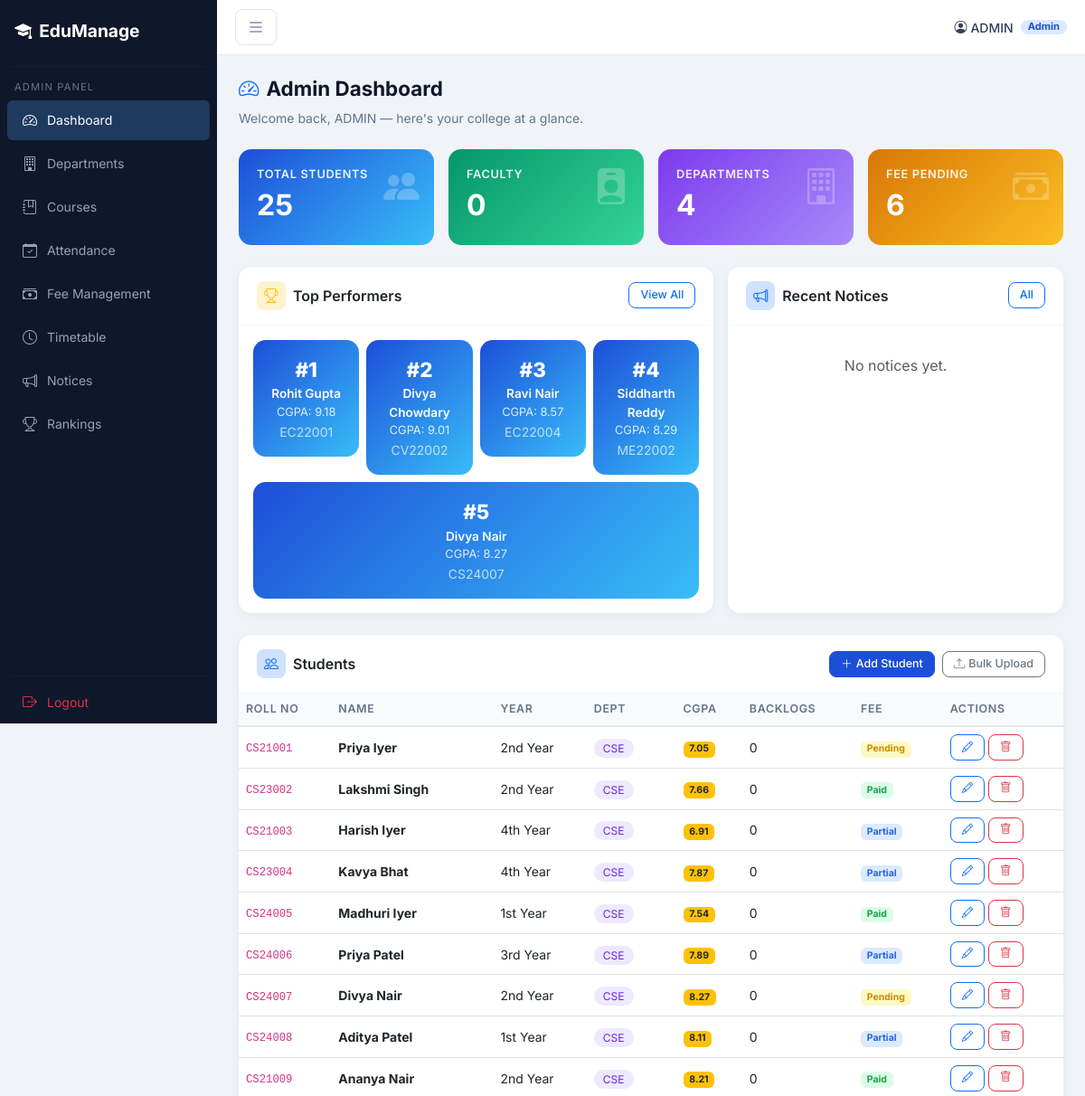
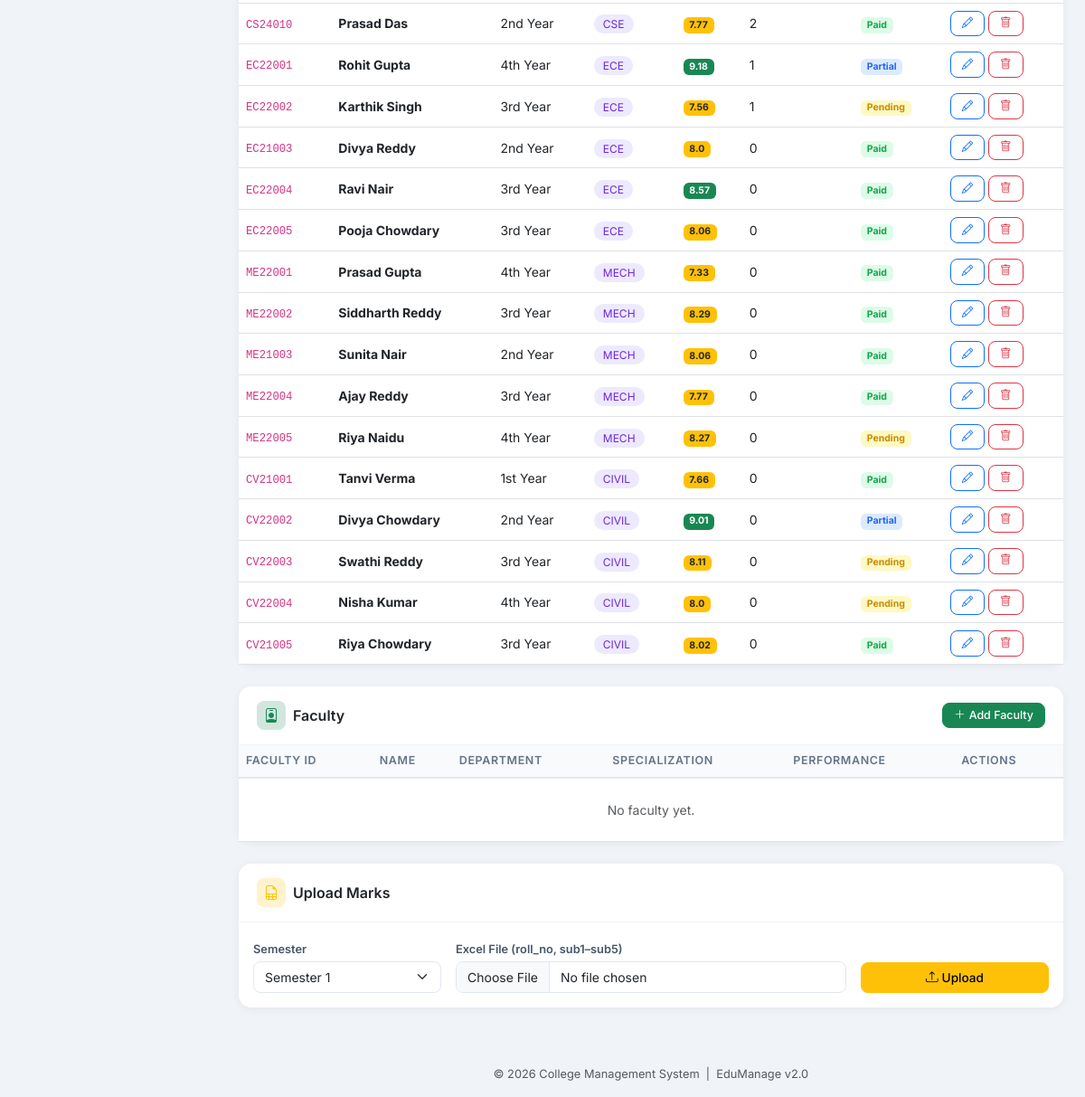
The page /admin (signed in) on the database its author committed (2 pictures, top to bottom).
### models.py (models this page shows)
class Student(db.Model):
    __tablename__ = 'student'
    roll_no = db.Column(db.String(20), primary_key=True)
    name = db.Column(db.String(100))
    year = db.Column(db.String(10))
    grade = db.Column(db.String(10))
    backlogs = db.Column(db.Integer, default=0)
    cgpa = db.Column(db.Float, default=0.0)
    email = db.Column(db.String(100))
    phone = db.Column(db.String(20))
    dept_id = db.Column(db.String(20), db.ForeignKey('department.dept_id'), nullable=True)
    dob = db.Column(db.String(20))
    address = db.Column(db.Text)
    guardian_name = db.Column(db.String(100))
    guardian_phone = db.Column(db.String(20))
    admission_date = db.Column(db.String(20))
    fee_status = db.Column(db.String(20), default='Pending')

### app.py (the view)
@app.route("/admin")
def admin_dashboard():
    if g := require_role("admin"): return g
    students = Student.query.all()
    faculty = Faculty.query.all()
    departments = Department.query.all()
    notices = Notice.query.order_by(Notice.id.desc()).limit(5).all()
    toppers = sorted(students, key=lambda x: (x.cgpa or 0), reverse=True)[:5]
    fee_pending = Student.query.filter_by(fee_status="Pending").count()
    fee_paid = Student.query.filter_by(fee_status="Paid").count()
    return render_template("admin_dashboard.html",
                           students=students, faculty=faculty,
                           departments=departments, notices=notices,
                           toppers=toppers, fee_pending=fee_pending,
                           fee_paid=fee_paid)

### templates/admin_dashboard.html (shortened to what this page needs)
{% extends "base.html" %}
{% block content %}
<div class="page-header fade-up">
    <h4><i class="bi bi-speedometer2 me-2 text-primary"></i>Admin Dashboard</h4>
    <p>Welcome back, {{ session['user'] }} — here's your college at a glance.</p>
</div>
<div class="row g-3 mb-4 fade-up">
    <div class="col-6 col-md-3">
        <div class="stat-card bg-grad-blue">
            <i class="bi bi-people-fill stat-icon"></i>
            <h6>Total Students</h6>
            <h2>{{ students|length }}</h2>
        </div>
    </div>
    <div class="col-6 col-md-3">
        <div class="stat-card bg-grad-green">
            <i class="bi bi-person-badge-fill stat-icon"></i>
            <h6>Faculty</h6>
            <h2>{{ faculty|length }}</h2>
        </div>
    </div>
    <div class="col-6 col-md-3">
        <div class="stat-card bg-grad-purple">
            <i class="bi bi-building stat-icon"></i>
            <h6>Departments</h6>
            <h2>{{ departments|length }}</h2>
        </div>
    </div>
    <div class="col-6 col-md-3">
        <div class="stat-card bg-grad-orange">
            <i class="bi bi-cash-stack stat-icon"></i>
            <h6>Fee Pending</h6>
            <h2>{{ fee_pending }}</h2>
        </div>
    </div>
</div>
<div class="row g-3 mb-4">
    <div class="col-lg-7">
        <div class="card h-100">
            <div class="card-header d-flex align-items-center justify-content-between">
                <span><span class="card-icon bg-warning-subtle"><i class="bi bi-trophy text-warning"></i></span>Top Performers</span>
                <a href="/rank" class="btn btn-sm btn-outline-primary">View All</a>
            </div>
            <div class="card-body">
                <div class="row g-2">
                {% for t in toppers %}
                    <div class="col">
                        <div class="topper-card">
                            <div class="topper-rank">#{{ loop.index }}</div>
                            <div class="topper-name">{{ t.name }}</div>
                            <div class="topper-cgpa">CGPA: {{ t.cgpa }}</div>
                            <small style="opacity:.7">{{ t.roll_no }}</small>
                        </div>
                    </div>
                {% endfor %}
                </div>
            </div>
        </div>
    </div>
    <div class="col-lg-5">
        <div class="card h-100">
            <div class="card-header d-flex align-items-center justify-content-between">
                <span><span class="card-icon bg-primary-subtle"><i class="bi bi-megaphone text-primary"></i></span>Recent Notices</span>
                <a href="/notices" class="btn btn-sm btn-outline-primary">All</a>
            </div>
            <div class="card-body">
                {% for n in notices %}
                <div class="notice-item {{ n.category|lower }}">
                    <div class="notice-title">{{ n.title }}</div>
                    <div class="notice-meta"><i class="bi bi-tag me-1"></i>{{ n.category }} &nbsp;·&nbsp; {{ n.posted_on }}</div>
                </div>
                {% else %}
                <p class="text-muted text-center mt-3">No notices yet.</p>
                {% endfor %}
            </div>
        </div>
    </div>
</div>
<div class="card mb-4 fade-up">
    <div class="card-header d-flex align-items-center justify-content-between flex-wrap gap-2">
        <span><span class="card-icon bg-primary-subtle"><i class="bi bi-people text-primary"></i></span>Students</span>
        <div class="d-flex gap-2">
            <button class="btn btn-sm btn-primary" data-bs-toggle="modal" data-bs-target="#addStudentModal">
                <i class="bi bi-plus-lg me-1"></i>Add Student
            </button>
            <button class="btn btn-sm btn-outline-secondary" data-bs-toggle="modal" data-bs-target="#uploadStudentModal">
                <i class="bi bi-upload me-1"></i>Bulk Upload
            </button>
        </div>
    </div>
    <div class="card-body p-0">
        <div class="table-responsive">
            <table class="table table-hover mb-0">
                <thead><tr>
                    <th>Roll No</th><th>Name</th><th>Year</th><th>Dept</th>
                    <th>CGPA</th><th>Backlogs</th><th>Fee</th><th>Actions</th>
                </tr></thead>
                <tbody>
                {% for s in students %}
                <tr>
                    <td><code>{{ s.roll_no }}</code></td>
                    <td><strong>{{ s.name }}</strong></td>
                    <td>{{ s.year }}</td>
                    <td>{% if s.dept_id %}<span class="badge-dept">{{ s.dept_id }}</span>{% else %}-{% endif %}</td>
                    <td>
                        {% if s.cgpa >= 8.5 %}<span class="badge bg-success">{{ s.cgpa }}</span>
                        {% elif s.cgpa >= 6 %}<span class="badge bg-warning text-dark">{{ s.cgpa }}</span>
                        {% else %}<span class="badge bg-danger">{{ s.cgpa }}</span>{% endif %}
                    </td>
                    <td>{{ s.backlogs }}</td>
                    <td><span class="badge badge-{{ s.fee_status|lower }}">{{ s.fee_status }}</span></td>
                    <td>
                        <a href="/update_student/{{ s.roll_no }}" class="btn btn-sm btn-outline-primary"><i class="bi bi-pencil"></i></a>
                        <a href="/delete_student/{{ s.roll_no }}" class="btn btn-sm btn-outline-danger"
                           onclick="return confirm('Delete {{ s.name }}?')"><i class="bi bi-trash"></i></a>
                    </td>
                </tr>
                {% else %}
                <tr><td colspan="8" class="text-center text-muted py-4">No students yet. Add one!</td></tr>
                {% endfor %}
                </tbody>
            </table>
        </div>
    </div>
</div>
<div class="card mb-4 fade-up">
    <div class="card-header d-flex align-items-center justify-content-between">
        <span><span class="card-icon bg-success-subtle"><i class="bi bi-person-badge text-success"></i></span>Faculty</span>
        <button class="btn btn-sm btn-success" data-bs-toggle="modal" data-bs-target="#addFacultyModal">
            <i class="bi bi-plus-lg me-1"></i>Add Faculty
        </button>
    </div>
    <div class="card-body p-0">
        <div class="table-responsive">
            <table class="table table-hover mb-0">
                <thead><tr>
                    <th>Faculty ID</th><th>Name</th><th>Department</th>
                    <th>Specialization</th><th>Performance</th><th>Actions</th>
                </tr></thead>
                <tbody>
                {% for f in faculty %}
                <tr>
                    <td><code>{{ f.faculty_id }}</code></td>
                    <td><strong>{{ f.name }}</strong></td>
                    <td>{% if f.dept_id %}<span class="badge-dept">{{ f.dept_id }}</span>{% else %}{{ f.branch }}{% endif %}</td>
                    <td>{{ f.specialization[:30] }}{% if f.specialization|length > 30 %}…{% endif %}</td>
                    <td>
                        {% if f.performance == 'Excellent' %}<span class="badge bg-success">{{ f.performance }}</span>
                        {% elif f.performance == 'Good' %}<span class="badge bg-primary">{{ f.performance }}</span>
                        {% else %}<span class="badge bg-secondary">{{ f.performance }}</span>{% endif %}
                    </td>
                    <td>
                        <a href="/update_faculty/{{ f.faculty_id }}" class="btn btn-sm btn-outline-primary"><i class="bi bi-pencil"></i></a>
                        <a href="/delete_faculty/{{ f.faculty_id }}" class="btn btn-sm btn-outline-danger"
                           onclick="return confirm('Delete {{ f.name }}?')"><i class="bi bi-trash"></i></a>
                    </td>
                </tr>
                {% else %}
                <tr><td colspan="6" class="text-center text-muted py-4">No faculty yet.</td></tr>
                {% endfor %}
                </tbody>
            </table>
        </div>
    </div>
</div>
<div class="card fade-up">
    <div class="card-header"><span class="card-icon bg-warning-subtle"><i class="bi bi-file-earmark-spreadsheet text-warning"></i></span>Upload Marks</div>
    <div class="card-body">
        <form method="POST" action="/upload_marks" enctype="multipart/form-data" class="row g-3">
            <div class="col-md-3">
                <label class="form-label">Semester</label>
                <select name="semester" class="form-select">
                    {% for i in range(1,9) %}<option value="{{ i }}">Semester {{ i }}</option>{% endfor %}
                </select>
            </div>
            <div class="col-md-6">
                <label class="form-label">Excel File (roll_no, sub1–sub5)</label>
                <input type="file" name="file" class="form-control" accept=".xlsx" required>
            </div>
            <div class="col-md-3 d-flex align-items-end">
                <button class="btn btn-warning w-100"><i class="bi bi-upload me-1"></i>Upload</button>
            </div>
        </form>
    </div>
</div>
{% endblock %}

### templates/base.html (shortened to what this page needs)
<!DOCTYPE html>
<html lang="en">
<head>
    <link href="https://cdn.jsdelivr.net/npm/bootstrap@5.3.0/dist/css/bootstrap.min.css" rel="stylesheet">
    <link href="https://cdn.jsdelivr.net/npm/bootstrap-icons@1.10.5/font/bootstrap-icons.css" rel="stylesheet">
    <link rel="stylesheet" href="{{ url_for('static', filename='css/style.css') }}">
</head>
<body>
<div class="sidebar" id="sidebar">
    <div class="sidebar-brand">
        <i class="bi bi-mortarboard-fill me-2"></i>
        <span>EduManage</span>
    </div>
    <hr class="sidebar-divider">
    {% if session.get('role') == 'admin' %}
    <div class="sidebar-section">Admin Panel</div>
    <a href="/admin" class="sidebar-link {% if request.path == '/admin' %}active{% endif %}">
        <i class="bi bi-speedometer2"></i> Dashboard
    </a>
    <a href="/departments" class="sidebar-link {% if request.path == '/departments' %}active{% endif %}">
        <i class="bi bi-building"></i> Departments
    </a>
    <a href="/courses" class="sidebar-link {% if request.path == '/courses' %}active{% endif %}">
        <i class="bi bi-journal-bookmark"></i> Courses
    </a>
    <a href="/attendance" class="sidebar-link {% if request.path == '/attendance' %}active{% endif %}">
        <i class="bi bi-calendar-check"></i> Attendance
    </a>
    <a href="/fees" class="sidebar-link {% if request.path == '/fees' %}active{% endif %}">
        <i class="bi bi-cash-stack"></i> Fee Management
    </a>
    <a href="/timetable" class="sidebar-link {% if request.path == '/timetable' %}active{% endif %}">
        <i class="bi bi-clock"></i> Timetable
    </a>
    <a href="/notices" class="sidebar-link {% if request.path == '/notices' %}active{% endif %}">
        <i class="bi bi-megaphone"></i> Notices
    </a>
    <a href="/rank" class="sidebar-link {% if request.path == '/rank' %}active{% endif %}">
        <i class="bi bi-trophy"></i> Rankings
    </a>
    {% endif %}
    <hr class="sidebar-divider mt-auto">
    <a href="/logout" class="sidebar-link text-danger">
        <i class="bi bi-box-arrow-right"></i> Logout
    </a>
</div>
<div class="main-content" id="mainContent">
    <nav class="top-navbar">
        <button class="btn btn-sm sidebar-toggle" onclick="toggleSidebar()">
            <i class="bi bi-list fs-5"></i>
        </button>
        <div class="d-flex align-items-center gap-3">
            <div class="user-badge">
                <i class="bi bi-person-circle me-1"></i>
                <span>{{ session.get('user', '') }}</span>
                <span class="badge ms-2 role-badge role-{{ session.get('role','') }}">{{ session.get('role','') | title }}</span>
            </div>
        </div>
    </nav>
    <div class="content-area">
        {% block content %}{% endblock %}
    </div>
    <footer class="text-center text-muted py-3 mt-4" style="font-size:.8rem">
        © 2026 College Management System &nbsp;|&nbsp; EduManage v2.0
    </footer>
</div>
</body>
</html>

### rows shown on the page
Student: name "Rohit Gupta", cgpa "9.18", roll_no "EC22001", year "4th Year", dept_id "ECE", backlogs "1", fee_status "Partial"
Student: name "Divya Chowdary", cgpa "9.01", roll_no "CV22002", year "2nd Year", dept_id "CIVIL", backlogs "0", fee_status "Partial"
Student: name "Ravi Nair", cgpa "8.57", roll_no "EC22004", year "3rd Year", dept_id "ECE", backlogs "0", fee_status "Paid"
Student: name "Siddharth Reddy", cgpa "8.29", roll_no "ME22002", year "3rd Year", dept_id "MECH", backlogs "0", fee_status "Paid"
Student: name "Divya Nair", cgpa "8.27", roll_no "CS24007", year "2nd Year", dept_id "CSE", backlogs "0", fee_status "Pending"
Student: roll_no "CS21001", name "Priya Iyer", year "2nd Year", dept_id "CSE", cgpa "7.05", backlogs "0", fee_status "Pending"
Student: roll_no "CS23002", name "Lakshmi Singh", year "2nd Year", dept_id "CSE", cgpa "7.66", backlogs "0", fee_status "Paid"
Student: roll_no "CS21003", name "Harish Iyer", year "4th Year", dept_id "CSE", cgpa "6.91", backlogs "0", fee_status "Partial"
Student: roll_no "CS23004", name "Kavya Bhat", year "4th Year", dept_id "CSE", cgpa "7.87", backlogs "0", fee_status "Partial"
Student: roll_no "CS24005", name "Madhuri Iyer", year "1st Year", dept_id "CSE", cgpa "7.54", backlogs "0", fee_status "Paid"
Student: roll_no "CS24006", name "Priya Patel", year "3rd Year", dept_id "CSE", cgpa "7.89", backlogs "0", fee_status "Partial"
Student: roll_no "CS24008", name "Aditya Patel", year "1st Year", dept_id "CSE", cgpa "8.11", backlogs "0", fee_status "Partial"
Student: roll_no "CS21009", name "Ananya Nair", year "2nd Year", dept_id "CSE", cgpa "8.21", backlogs "0", fee_status "Paid"
Student: roll_no "CS24010", name "Prasad Das", year "2nd Year", dept_id "CSE", cgpa "7.77", backlogs "2", fee_status "Paid"
Student: roll_no "EC22002", name "Karthik Singh", year "3rd Year", dept_id "ECE", cgpa "7.56", backlogs "1", fee_status "Pending"
Student: roll_no "EC21003", name "Divya Reddy", year "2nd Year", dept_id "ECE", cgpa "8.0", backlogs "0", fee_status "Paid"
Student: roll_no "EC22005", name "Pooja Chowdary", year "3rd Year", dept_id "ECE", cgpa "8.06", backlogs "0", fee_status "Paid"
Student: roll_no "ME22001", name "Prasad Gupta", year "4th Year", dept_id "MECH", cgpa "7.33", backlogs "0", fee_status "Paid"
Student: roll_no "ME21003", name "Sunita Nair", year "2nd Year", dept_id "MECH", cgpa "8.06", backlogs "0", fee_status "Paid"
Student: roll_no "ME22004", name "Ajay Reddy", year "3rd Year", dept_id "MECH", cgpa "7.77", backlogs "0", fee_status "Paid"
Student: roll_no "ME22005", name "Riya Naidu", year "4th Year", dept_id "MECH", cgpa "8.27", backlogs "0", fee_status "Pending"
Student: roll_no "CV21001", name "Tanvi Verma", year "1st Year", dept_id "CIVIL", cgpa "7.66", backlogs "0", fee_status "Paid"
Student: roll_no "CV22003", name "Swathi Reddy", year "3rd Year", dept_id "CIVIL", cgpa "8.11", backlogs "0", fee_status "Pending"
Student: roll_no "CV22004", name "Nisha Kumar", year "4th Year", dept_id "CIVIL", cgpa "8.0", backlogs "0", fee_status "Pending"
Student: roll_no "CV21005", name "Riya Chowdary", year "3rd Year", dept_id "CIVIL", cgpa "8.02", backlogs "0", fee_status "Paid"

### other values the page prints
{{ session.get('user', '') }} "ADMIN"
{{ session.get('role','') | title }} "Admin"
{{ session['user'] }} "ADMIN"
{{ students|length }} "25"
{{ faculty|length }} "0"
{{ departments|length }} "4"
{{ fee_pending }} "6"
